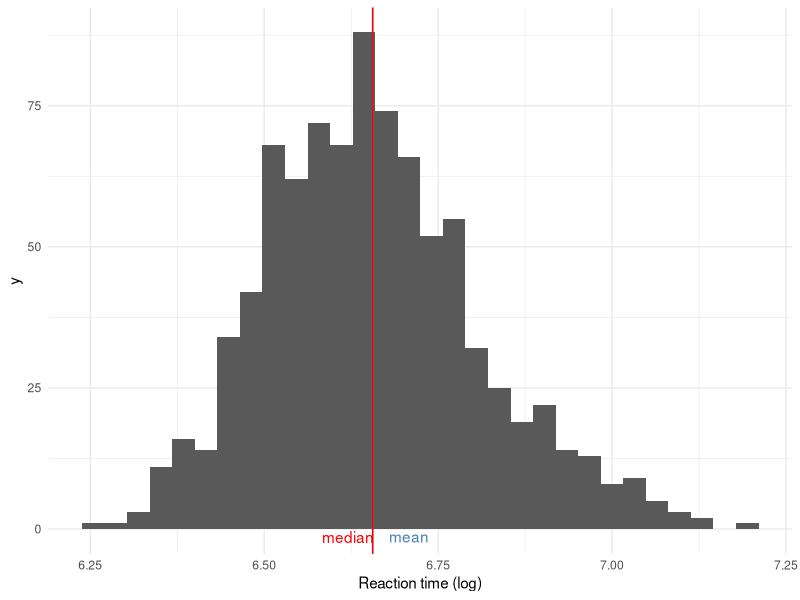
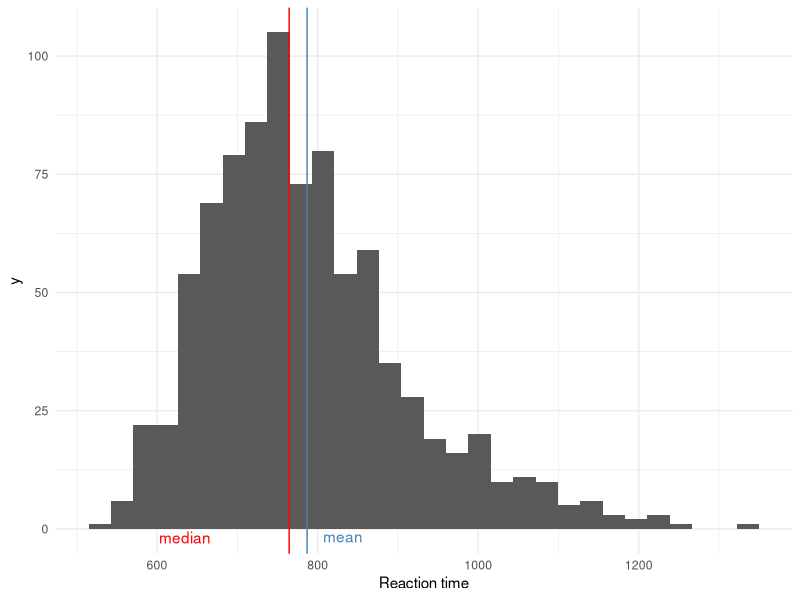
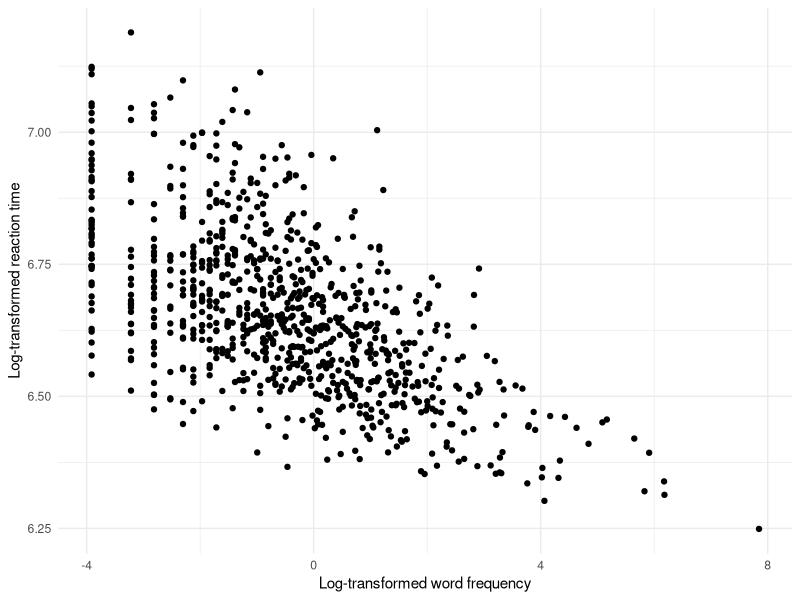

These figures' R source, in order: (Note: this script raises an error after producing the figures.)

# Linear regression  ------------------------------------------------------

## The ELP data -----------------------------------------------------------

# Load libraries
library(readxl)
library(tidyverse)
library(broom)
library(effects) # a little old-fashioned
library(ggeffects) # the more recent ggplot2 equivalent
library(car)

# Load file
ELP <- read_xlsx("ELP.xlsx")

# Inspect file structure
str(ELP)

# Log-transformed
ggplot(ELP, aes(x = log(RT))) +
  geom_histogram() +
  geom_vline(xintercept = mean(log(ELP$RT)), color = "steelblue") +
  geom_vline(xintercept = mean(log(ELP$RT)), color = "red") +
  theme_minimal() +
  labs(
    x = "Reaction time (log)"
  ) +
  annotate("text", x = log(mean(ELP$RT)), y = 0, 
           label = "mean", 
           vjust = 1.5, hjust = -0.2, color = "steelblue", parse = TRUE) +
  annotate("text", x = log(mean(ELP$RT)) + -0.1, y = .7, 
           label = "median", 
           vjust = 1.5, hjust = -0.2, color = "red", parse = TRUE)


# Skewed
ggplot(ELP, aes(x = RT)) +
  geom_histogram() +
  geom_vline(xintercept = mean(ELP$RT), color = "steelblue") +
  geom_vline(xintercept = median(ELP$RT), color = "red") +
  theme_minimal() +
  labs(
    x = "Reaction time"
  ) +
  annotate("text", x = mean(ELP$RT) + 10, y = 0, 
           label = "mean", 
           vjust = 1.5, hjust = -0.2, color = "steelblue", parse = TRUE) +
  annotate("text", x = median(ELP$RT) -175, y = .7, 
           label = "median", 
           vjust = 1.5, hjust = -0.2, color = "red", parse = TRUE)


# Reaction time depending word frequency
ggplot(ELP, aes(x = log(Freq), y = log(RT))) +
  geom_point() +
  theme_minimal() +
  labs(
    x = "Log-transformed word frequency",
    y = "Log-transformed reaction time"
  )

## Simple linear model with a single predictor -----------------------------------------------

# Fit linear model
rt.lm1 = lm(log(RT) ~ log(Freq), data = ELP)

# View model data
summary(rt.lm1)

# Print HTML table
tab_model(rt.lm1, show.se = TRUE, show.aic = TRUE, show.dev = TRUE, show.fstat = TRUE, digits = 3)


# Show fitted values (= predictions) for the first six observations
head(rt.lm1$fitted.values)

# Show deviation of the fitted values from the observed values
head(rt.lm1$residuals)

# Convert coefficients to a tibble (= tidyverse-style data frame)
tidy_model <- tidy(rt.lm1)

tidy_model

# Compute confidence intervals for intercept and log(Freq)
tidy_model_ci <- tidy(rt.lm1, conf.int = TRUE)

tidy_model_ci


## Multiple linear regression ----------------------------------------------

# Fit multiple regression model
rt.lm2 <- lm(log(RT) ~ log(Freq) + POS + Length, data = ELP)

# View model statistics
summary(rt.lm2)

# Print HTML table
tab_model(rt.lm2, show.se = TRUE, show.aic = TRUE, show.dev = TRUE, show.fstat = TRUE, digits = 3)

# Tidy the model output
tidy_model <- tidy(rt.lm2, conf.int = TRUE)

# Remove intercept
tidy_model <- tidy_model %>% filter(term != "(Intercept)")

# Create the coefficient plot
ggplot(tidy_model, aes(x = estimate, y = term)) +
  geom_point() +
  geom_errorbarh(aes(xmin = conf.low, xmax = conf.high), height = 0.2) +
  geom_vline(xintercept = 0, linetype = "dashed", color = "steelblue") +
  theme_minimal() +
  labs(
    x = "Coefficient Estimate",
    y = "Predictor",
    title = "Coefficient Estimates with Confidence Intervals"
  )

# Plot marginal effects
plot(Effect("Freq", mod = rt.lm2))
plot(Effect("POS", mod = rt.lm2))
plot(Effect("Length", mod = rt.lm2))


## Plotting predictions ----------------------------------------------------

plot(ggeffect(rt.lm2, "Freq"), residuals = TRUE) + geom_line(col = "steelblue") + labs(subtitle = "Untransformed frequencies", y = "log(RT)")

plot(ggeffect(rt.lm2, "Freq [log]"), residuals = TRUE) + geom_line(col = "steelblue") + labs(subtitle = "Log-transformed frequencies", y = "log(RT)", x = "log(RT)")

plot(ggeffect(rt.lm2, "POS"), residuals = TRUE) + geom_line(col = "steelblue") + labs(y = "log(RT)")

plot(ggeffect(rt.lm2, "Length"), residuals = TRUE) + geom_line(col = "steelblue") + labs(y = "log(RT)")


## Model assumptions and diagnostics ---------------------------------------

### Inspect residuals-------------------------------------------------------------------------

# pink line = main tendency vs. blue line = slope coefficients;
# some minor non-linearity can be observed

crPlot(rt.lm2, var = "log(Freq)") 
crPlot(rt.lm2, var = "POS")
crPlot(rt.lm2, var = "Length")


### Heteroscedasticity -------------------------------------------------------------------------

plot(rt.lm2, which = 1)

ncvTest(rt.lm2) # significant, meaning that errors do not vary constantly


### Multicollinearity -------------------------------------------------------

vif(rt.lm2) # vif < 5 indicates that predictors are not correlated


### Normal distribution of residuals ----------------------------------------

qqnorm(rt.lm2$residuals) # or

plot(rt.lm2, which = 2)

shapiro.test(residuals(rt.lm2)) # residuals are not normally distributed because p < 0.05


### Outliers ----------------------------------------------------------------

influencePlot(rt.lm2, id.method = "identify")

# Studentized residuals show differences between observed and predicted values; check observations with values greater than 2 and lower than -2.

# Hat-Values indicate the potential impact of a data point on the coefficient estimates.

# The bubbles represent Cook's D(istances). They represent the effect of an observation on the regression estimates if it is removed from the data. The influence is stronger for higher Cook's distances.

# e.g.,

ELP[452,]

ELP[498,]

ELP[660,]


### Interactions ------------------------------------------------------------

# Fit model with an interaction term "Advertising:Price"

rt.lm.int <- lm(log(RT) ~ log(Freq) + POS + Length + log(Freq):Length, data = ELP)

summary(rt.lm.int)

# ANOVA (analysis of variance)

## Compare interaction model with main effects model

anova(rt.lm.int, rt.lm2) # interaction term improves the model


### Overfitting -------------------------------------------------------------

library("rms")

# Refit the model with ols()

ols.rt <- ols(log(RT) ~ log(Freq) + POS + Length, data = ELP, x = TRUE, y = TRUE)

ols.val <- validate(ols.rt, bw = TRUE, B = 200) # Perform 200 random resampling iterations (= bootstrapping); compare model performance on training vs. test (= new) data. The slope optimism should be below 0.05 to rule out overfitting.

ols.val[,1:5] # The model does not overfit.
